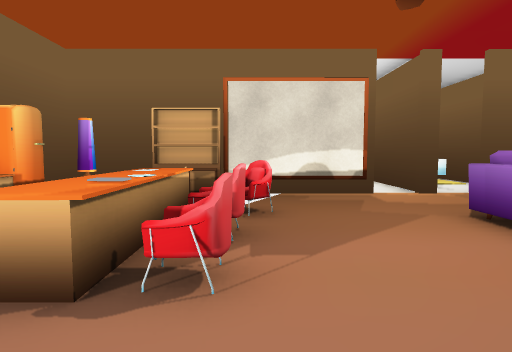
View 1 (above)

16 first-person views from a walk through a Unity game level. The camera is 1.2 m above the floor, tilts 4° down and sees 75° across. The floor is counted in squares, 1 m on a side. Each view is taken from the middle of a square. On the plan, view 1 faces up. The plan holds only what a view shows up to about 14 squares ahead; the rest is blank. Door leaves are left out, so doorways stand open. Some surface patterns are stand-ins.

View 2
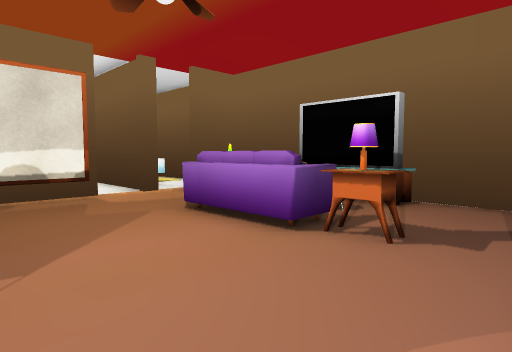

View 3
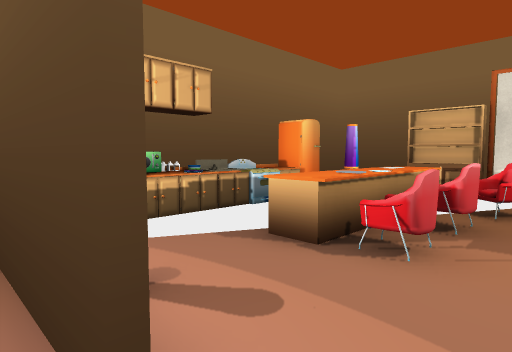

View 4
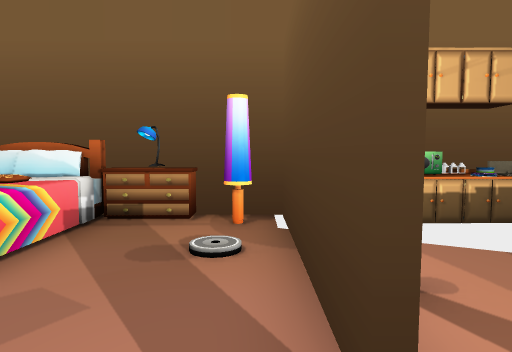

View 5
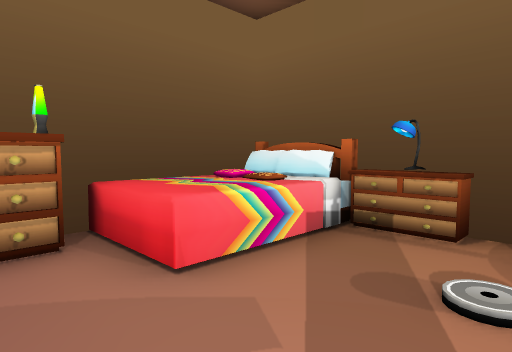

View 6
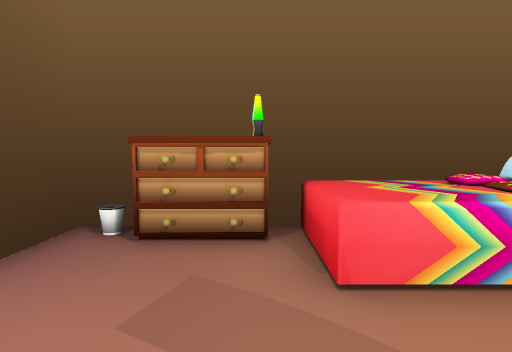

View 7
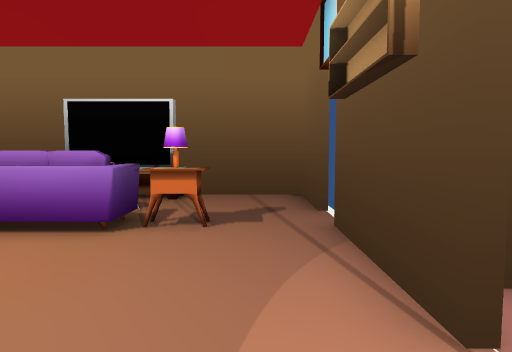

View 8
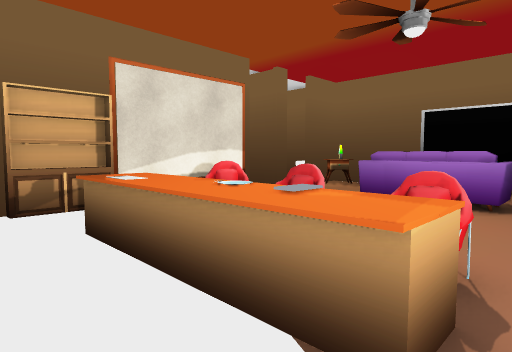

View 9
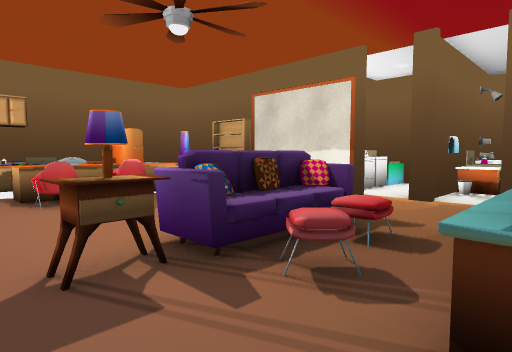

View 10
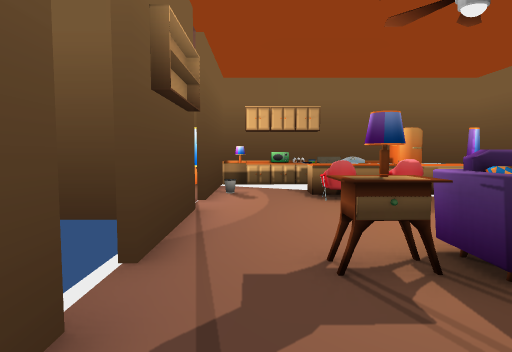

View 11
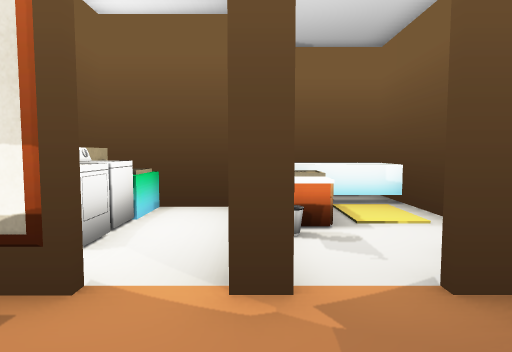

View 12
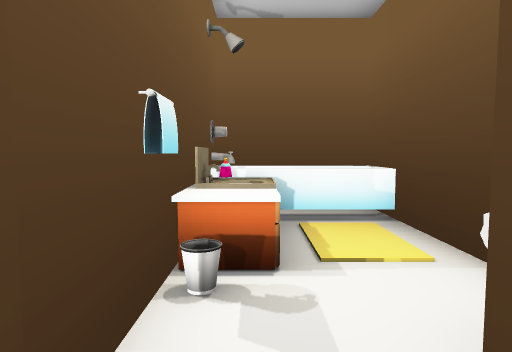

View 13
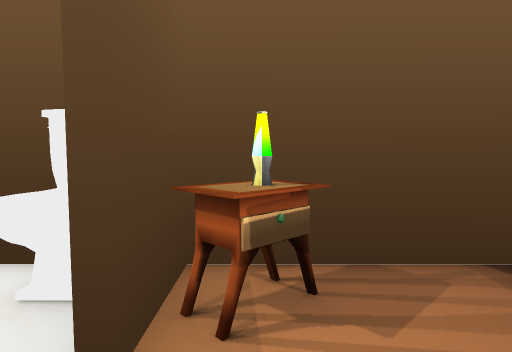

View 14
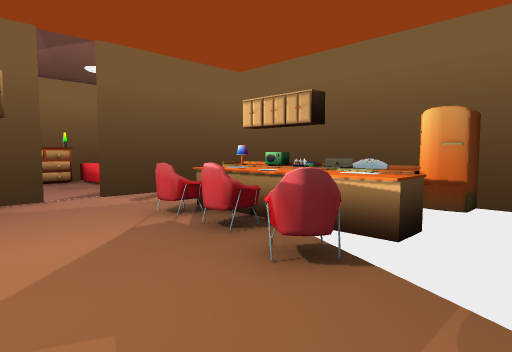

View 15
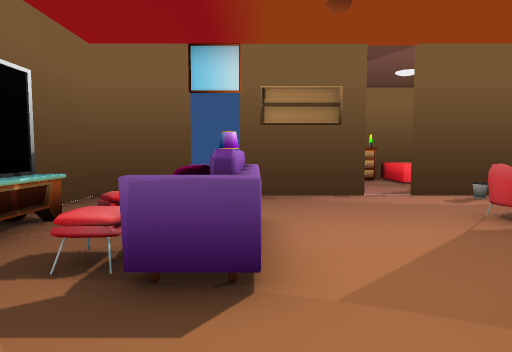

View 16
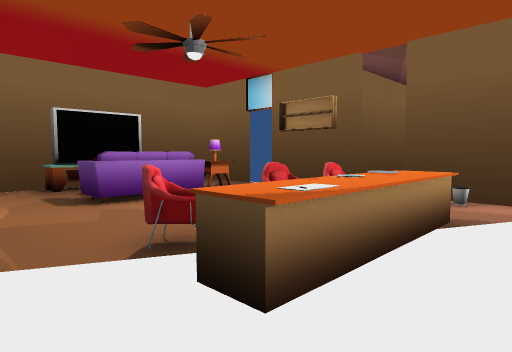

### Floor plan
Points are (right, up) in squares from view 1. A wall is a line through its corners. A room is listed if a view was taken in it or the views show most of it. See-through windows are left out.
Room 1 (views 1, 2, 7, 8, 9, 10, 11, 12, 13, 14, 15, 16)
walls: (0.9, -0.3) (4.5, -0.3); (3.5, 9.7) (-1.1, 9.7); (-2.9, 9.7) (-5.4, 9.7) (-5.4, 0.5); (5.4, 9.7) (4.8, 9.7); (5.8, -0.3) (8.5, -0.3) (8.5, 3.4); (8.5, 5.1) (8.5, 9.7) (6.6, 9.7); (-4.5, -0.3) (-0.4, -0.3)
low walls: (5.5, 5.7) (6.1, 5.7); (-4.6, 1.5) (-4.6, 0.5)
ways out: opening at (0, 0) to room 2; opening at (6, 10) to room 3; opening at (4, 10); open door at (5, 0)
objects: other object (-5, 2); other object (-5, 4); stove (-5, 5); fridge (-5, 6) to (-5, 7); lamp (-5, 9); other object (-4, 3); other object (-2, 3); other object (-2, 4); other object (-2, 6) to (-2, 7); shelf (-2, 10); other object (-1, 3) to (0, 3); chair (-1, 4) to (0, 5); other object (-1, 6); chair (-1, 6) to (0, 7); lamp (4, 2) to (5, 2); nightstand (4, 3) to (5, 3); sofa (4, 4) to (5, 6); other object (6, 4); nightstand (7, 9); TV (8, 3) to (8, 6); lamp (8, 9)
Room 2 (views 3, 4, 5, 6)
walls: (-0.4, -0.5) (-4.4, -0.5); (-5.4, 0.5) (-5.4, -6.4) (1.9, -6.4) (1.9, -1.1)
ways out: opening at (0, 0) to room 1
objects: bed (-5, -6) to (-2, -4); dresser (-5, -4); lamp (-5, -3); dresser (-5, -2); lamp (-5, -1) to (-4, -1); other object (-4, -6); other object (-4, -5); lamp (-1, -6); dresser (0, -6) to (1, -5)
Room 3 (no view inside)
walls: (5.3, 13.9) (5.3, 12.9); (5, 11.5) (5, 12.5); (8.5, 10.9) (8.5, 16.6) (5.1, 16.6) (5.1, 10.1)
low walls: (6.2, 12.9) (5.2, 12.9)
ways out: opening at (6, 10) to room 1
objects: counter (6, 12); counter (6, 14) to (6, 15); other object (6, 15) to (8, 16); toilet (8, 11)

Positions as (right, up) in squares from view 1, and headings:
1: (0, 0), facing up
2: (0, 0), facing up-right
3: (1, -1), facing up-left
4: (1, -1), facing left
5: (0, -1), facing down-left
6: (-1, -1), facing down
7: (-1, 1), facing right
8: (-4, 2), facing up-right
9: (8, 1), facing up-left
10: (8, 1), facing left
11: (5, 7), facing up
12: (6, 9), facing up
13: (5, 9), facing right
14: (3, 9), facing down-left
15: (4, 9), facing down
16: (-4, 9), facing down-right
